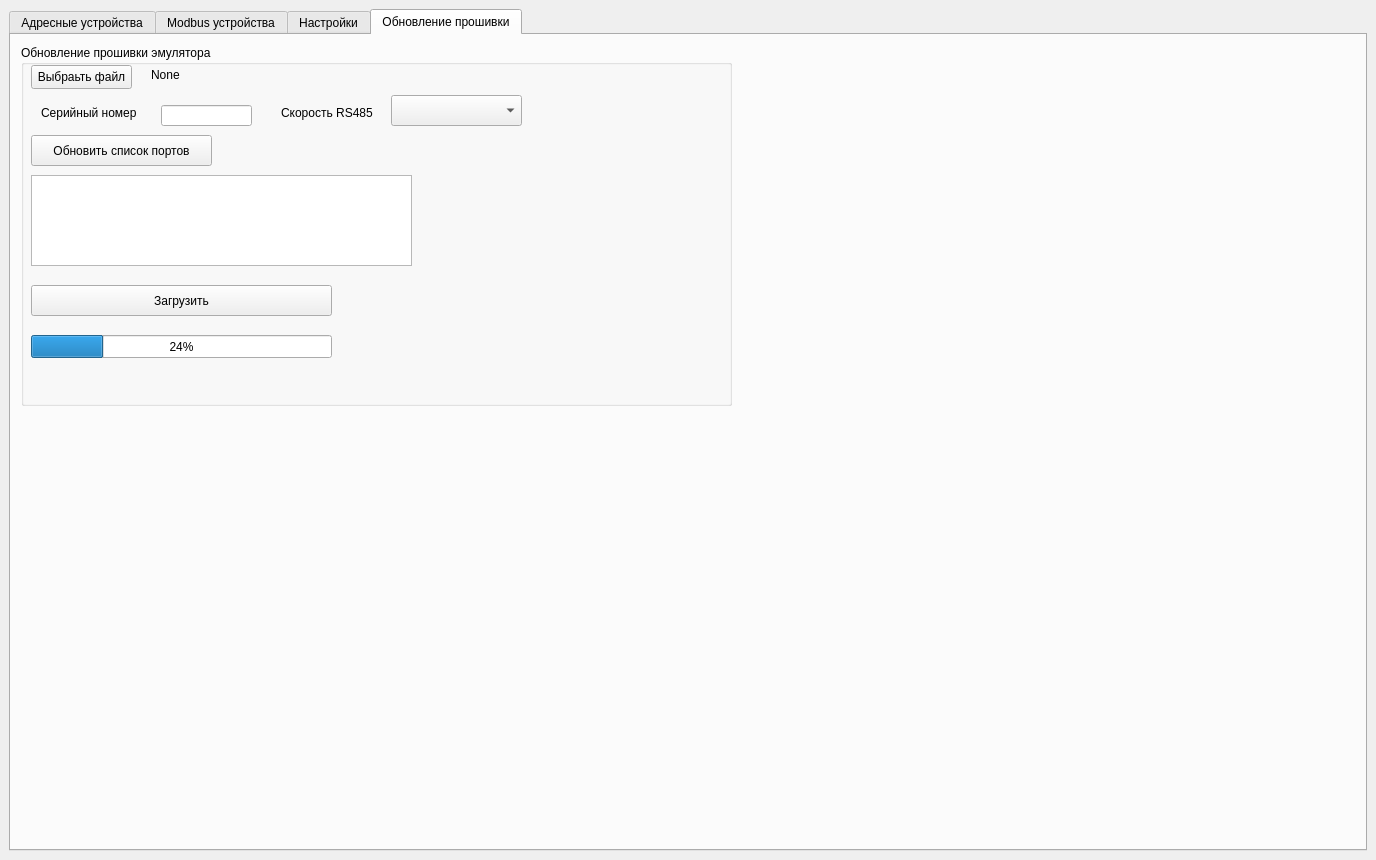
<?xml version="1.0" encoding="UTF-8"?>
<ui version="4.0">
 <class>MainWindow</class>
 <widget class="QMainWindow" name="MainWindow">
  <property name="geometry">
   <rect>
    <x>0</x>
    <y>0</y>
    <width>1376</width>
    <height>860</height>
   </rect>
  </property>
  <property name="windowTitle">
   <string>MainWindow</string>
  </property>
  <property name="styleSheet">
   <string notr="true"/>
  </property>
  <widget class="QWidget" name="centralwidget">
   <layout class="QVBoxLayout" name="verticalLayout_2">
    <item>
     <widget class="QTabWidget" name="tabWidget">
      <property name="enabled">
       <bool>true</bool>
      </property>
      <property name="sizePolicy">
       <sizepolicy hsizetype="Expanding" vsizetype="Expanding">
        <horstretch>0</horstretch>
        <verstretch>0</verstretch>
       </sizepolicy>
      </property>
      <property name="minimumSize">
       <size>
        <width>1271</width>
        <height>800</height>
       </size>
      </property>
      <property name="styleSheet">
       <string notr="true"/>
      </property>
      <property name="tabShape">
       <enum>QTabWidget::TabShape::Rounded</enum>
      </property>
      <property name="currentIndex">
       <number>3</number>
      </property>
      <widget class="QWidget" name="ash_device_tab">
       <attribute name="title">
        <string>Адресные устройства</string>
       </attribute>
       <layout class="QVBoxLayout" name="verticalLayout_3">
        <item>
         <layout class="QHBoxLayout" name="horizontalLayout">
          <property name="spacing">
           <number>6</number>
          </property>
          <property name="sizeConstraint">
           <enum>QLayout::SizeConstraint::SetDefaultConstraint</enum>
          </property>
          <item>
           <widget class="QGroupBox" name="ash_chenge_state_device_groupBox">
            <property name="sizePolicy">
             <sizepolicy hsizetype="Fixed" vsizetype="Fixed">
              <horstretch>0</horstretch>
              <verstretch>0</verstretch>
             </sizepolicy>
            </property>
            <property name="minimumSize">
             <size>
              <width>489</width>
              <height>131</height>
             </size>
            </property>
            <property name="title">
             <string>Cостояния устройства</string>
            </property>
            <widget class="QWidget" name="verticalLayoutWidget">
             <property name="geometry">
              <rect>
               <x>10</x>
               <y>20</y>
               <width>471</width>
               <height>101</height>
              </rect>
             </property>
             <layout class="QVBoxLayout" name="ash_v_layer_state_dev_layout">
              <property name="spacing">
               <number>0</number>
              </property>
              <item>
               <layout class="QHBoxLayout" name="ash_h_top_state_dev_layout">
                <property name="spacing">
                 <number>0</number>
                </property>
               </layout>
              </item>
              <item>
               <layout class="QHBoxLayout" name="ash_h_center_state_dev_layout">
                <property name="spacing">
                 <number>0</number>
                </property>
               </layout>
              </item>
              <item>
               <layout class="QHBoxLayout" name="ash_h_bottom_state_dev_layout">
                <property name="spacing">
                 <number>0</number>
                </property>
               </layout>
              </item>
             </layout>
            </widget>
           </widget>
          </item>
          <item>
           <widget class="QGroupBox" name="groupBox">
            <property name="sizePolicy">
             <sizepolicy hsizetype="Fixed" vsizetype="Fixed">
              <horstretch>0</horstretch>
              <verstretch>0</verstretch>
             </sizepolicy>
            </property>
            <property name="minimumSize">
             <size>
              <width>270</width>
              <height>131</height>
             </size>
            </property>
            <property name="title">
             <string>Инфо.</string>
            </property>
            <widget class="QLabel" name="ash_port_lbl">
             <property name="geometry">
              <rect>
               <x>0</x>
               <y>20</y>
               <width>50</width>
               <height>20</height>
              </rect>
             </property>
             <property name="sizePolicy">
              <sizepolicy hsizetype="Fixed" vsizetype="Fixed">
               <horstretch>0</horstretch>
               <verstretch>0</verstretch>
              </sizepolicy>
             </property>
             <property name="minimumSize">
              <size>
               <width>50</width>
               <height>20</height>
              </size>
             </property>
             <property name="text">
              <string>Порт</string>
             </property>
             <property name="alignment">
              <set>Qt::AlignmentFlag::AlignCenter</set>
             </property>
            </widget>
            <widget class="QLabel" name="ash_port_info_lbl">
             <property name="geometry">
              <rect>
               <x>60</x>
               <y>20</y>
               <width>111</width>
               <height>20</height>
              </rect>
             </property>
             <property name="sizePolicy">
              <sizepolicy hsizetype="Fixed" vsizetype="Fixed">
               <horstretch>0</horstretch>
               <verstretch>0</verstretch>
              </sizepolicy>
             </property>
             <property name="minimumSize">
              <size>
               <width>50</width>
               <height>20</height>
              </size>
             </property>
             <property name="text">
              <string>None</string>
             </property>
            </widget>
            <widget class="QLabel" name="ash_net_dev_lbl">
             <property name="geometry">
              <rect>
               <x>10</x>
               <y>40</y>
               <width>80</width>
               <height>20</height>
              </rect>
             </property>
             <property name="sizePolicy">
              <sizepolicy hsizetype="Fixed" vsizetype="Fixed">
               <horstretch>0</horstretch>
               <verstretch>0</verstretch>
              </sizepolicy>
             </property>
             <property name="minimumSize">
              <size>
               <width>80</width>
               <height>20</height>
              </size>
             </property>
             <property name="text">
              <string>Сетевое уc-во</string>
             </property>
            </widget>
            <widget class="QLabel" name="ash_net_dev_info_lbl">
             <property name="geometry">
              <rect>
               <x>100</x>
               <y>40</y>
               <width>150</width>
               <height>20</height>
              </rect>
             </property>
             <property name="sizePolicy">
              <sizepolicy hsizetype="Fixed" vsizetype="Fixed">
               <horstretch>0</horstretch>
               <verstretch>0</verstretch>
              </sizepolicy>
             </property>
             <property name="minimumSize">
              <size>
               <width>150</width>
               <height>20</height>
              </size>
             </property>
             <property name="text">
              <string>None</string>
             </property>
            </widget>
           </widget>
          </item>
          <item>
           <layout class="QGridLayout" name="_2">
            <property name="sizeConstraint">
             <enum>QLayout::SizeConstraint::SetMinimumSize</enum>
            </property>
           </layout>
          </item>
          <item>
           <widget class="QGroupBox" name="ash_choice_net_dev_groupBox">
            <property name="sizePolicy">
             <sizepolicy hsizetype="Fixed" vsizetype="Fixed">
              <horstretch>0</horstretch>
              <verstretch>0</verstretch>
             </sizepolicy>
            </property>
            <property name="minimumSize">
             <size>
              <width>221</width>
              <height>131</height>
             </size>
            </property>
            <property name="title">
             <string>Сетевой контроллер</string>
            </property>
            <widget class="QListWidget" name="ash_out_net_dev_listWidget">
             <property name="geometry">
              <rect>
               <x>10</x>
               <y>20</y>
               <width>201</width>
               <height>101</height>
              </rect>
             </property>
            </widget>
           </widget>
          </item>
          <item>
           <spacer name="horizontalSpacer">
            <property name="orientation">
             <enum>Qt::Orientation::Horizontal</enum>
            </property>
            <property name="sizeHint" stdset="0">
             <size>
              <width>40</width>
              <height>20</height>
             </size>
            </property>
           </spacer>
          </item>
         </layout>
        </item>
        <item>
         <widget class="QTableWidget" name="ash_devices_tableWidget">
          <property name="minimumSize">
           <size>
            <width>1247</width>
            <height>614</height>
           </size>
          </property>
         </widget>
        </item>
       </layout>
      </widget>
      <widget class="QWidget" name="modbus_device_tab">
       <attribute name="title">
        <string>Modbus устройства</string>
       </attribute>
       <widget class="QTableWidget" name="mb_devices_tableWidget">
        <property name="geometry">
         <rect>
          <x>0</x>
          <y>150</y>
          <width>1351</width>
          <height>671</height>
         </rect>
        </property>
       </widget>
       <widget class="QGroupBox" name="mb_choice_net_dev_groupBox">
        <property name="geometry">
         <rect>
          <x>770</x>
          <y>10</y>
          <width>221</width>
          <height>131</height>
         </rect>
        </property>
        <property name="title">
         <string>Сетевой контроллер</string>
        </property>
        <widget class="QListWidget" name="mb_out_net_dev_listWidget">
         <property name="geometry">
          <rect>
           <x>10</x>
           <y>20</y>
           <width>201</width>
           <height>101</height>
          </rect>
         </property>
        </widget>
       </widget>
       <widget class="QGroupBox" name="mb_chenge_state_device_groupBox">
        <property name="geometry">
         <rect>
          <x>10</x>
          <y>10</y>
          <width>489</width>
          <height>131</height>
         </rect>
        </property>
        <property name="title">
         <string>Состояния устройства</string>
        </property>
        <widget class="QWidget" name="verticalLayoutWidget_2">
         <property name="geometry">
          <rect>
           <x>10</x>
           <y>20</y>
           <width>471</width>
           <height>101</height>
          </rect>
         </property>
         <layout class="QVBoxLayout" name="v_layer_state_dev_layout_2">
          <property name="spacing">
           <number>0</number>
          </property>
          <item>
           <layout class="QHBoxLayout" name="mb_h_top_state_dev_layout"/>
          </item>
          <item>
           <layout class="QHBoxLayout" name="mb_h_center_state_dev_layout"/>
          </item>
          <item>
           <layout class="QHBoxLayout" name="mb_h_bottom_state_dev_layout"/>
          </item>
         </layout>
        </widget>
       </widget>
       <widget class="QWidget" name="layoutWidget">
        <property name="geometry">
         <rect>
          <x>630</x>
          <y>110</y>
          <width>2</width>
          <height>2</height>
         </rect>
        </property>
        <layout class="QHBoxLayout" name="ash_h_bottom_state_dev_layout_3">
         <property name="spacing">
          <number>0</number>
         </property>
        </layout>
       </widget>
       <widget class="QGroupBox" name="mb_info_groupBox">
        <property name="geometry">
         <rect>
          <x>510</x>
          <y>10</y>
          <width>251</width>
          <height>131</height>
         </rect>
        </property>
        <property name="title">
         <string>Инфо.</string>
        </property>
        <widget class="QLabel" name="mb_port_lbl">
         <property name="geometry">
          <rect>
           <x>10</x>
           <y>20</y>
           <width>49</width>
           <height>16</height>
          </rect>
         </property>
         <property name="text">
          <string>Порт</string>
         </property>
        </widget>
        <widget class="QLabel" name="mb_port_info_lbl">
         <property name="geometry">
          <rect>
           <x>70</x>
           <y>20</y>
           <width>71</width>
           <height>16</height>
          </rect>
         </property>
         <property name="text">
          <string>None</string>
         </property>
        </widget>
        <widget class="QLabel" name="mb_net_dev_lbl">
         <property name="geometry">
          <rect>
           <x>10</x>
           <y>40</y>
           <width>91</width>
           <height>16</height>
          </rect>
         </property>
         <property name="text">
          <string>Сетевое ус-во</string>
         </property>
        </widget>
        <widget class="QLabel" name="mb_net_dev_info_lbl">
         <property name="geometry">
          <rect>
           <x>110</x>
           <y>40</y>
           <width>131</width>
           <height>16</height>
          </rect>
         </property>
         <property name="text">
          <string>None</string>
         </property>
        </widget>
       </widget>
      </widget>
      <widget class="QWidget" name="settings_tab">
       <attribute name="title">
        <string>Настройки</string>
       </attribute>
       <widget class="QGroupBox" name="port_and_ne_dev_groupBox">
        <property name="geometry">
         <rect>
          <x>20</x>
          <y>370</y>
          <width>361</width>
          <height>401</height>
         </rect>
        </property>
        <property name="sizePolicy">
         <sizepolicy hsizetype="Fixed" vsizetype="Fixed">
          <horstretch>0</horstretch>
          <verstretch>0</verstretch>
         </sizepolicy>
        </property>
        <property name="styleSheet">
         <string notr="true"/>
        </property>
        <property name="title">
         <string>Port -&gt; Net Device</string>
        </property>
        <widget class="QTableWidget" name="port_and_net_dev_tableWidget">
         <property name="geometry">
          <rect>
           <x>20</x>
           <y>70</y>
           <width>331</width>
           <height>321</height>
          </rect>
         </property>
         <property name="styleSheet">
          <string notr="true">QHeaderView::section:horizontal {
    color: #fff;
    background-color: rgb(0, 85, 127);
 }
QTableWidget {
	background-color: rgb(0, 0, 127);
	color: rgb(85, 255, 0);
	font: 63 8pt &quot;Yu Gothic UI Semibold&quot;;
}
</string>
         </property>
        </widget>
        <widget class="QPushButton" name="start_emulator_btn">
         <property name="geometry">
          <rect>
           <x>20</x>
           <y>30</y>
           <width>151</width>
           <height>23</height>
          </rect>
         </property>
         <property name="styleSheet">
          <string notr="true"/>
         </property>
         <property name="text">
          <string>Запустить эмулятор</string>
         </property>
        </widget>
        <widget class="QPushButton" name="delete_line_btn">
         <property name="geometry">
          <rect>
           <x>184</x>
           <y>30</y>
           <width>101</width>
           <height>23</height>
          </rect>
         </property>
         <property name="styleSheet">
          <string notr="true"/>
         </property>
         <property name="text">
          <string>Удалить запись</string>
         </property>
        </widget>
       </widget>
       <widget class="QGroupBox" name="ports_groupBox">
        <property name="geometry">
         <rect>
          <x>390</x>
          <y>370</y>
          <width>251</width>
          <height>401</height>
         </rect>
        </property>
        <property name="sizePolicy">
         <sizepolicy hsizetype="Fixed" vsizetype="Fixed">
          <horstretch>0</horstretch>
          <verstretch>0</verstretch>
         </sizepolicy>
        </property>
        <property name="styleSheet">
         <string notr="true"/>
        </property>
        <property name="title">
         <string>Порты</string>
        </property>
        <widget class="QListWidget" name="ports_listWidget">
         <property name="geometry">
          <rect>
           <x>10</x>
           <y>60</y>
           <width>231</width>
           <height>331</height>
          </rect>
         </property>
         <property name="styleSheet">
          <string notr="true"/>
         </property>
        </widget>
        <widget class="QPushButton" name="get_ports_btn">
         <property name="geometry">
          <rect>
           <x>10</x>
           <y>20</y>
           <width>141</width>
           <height>23</height>
          </rect>
         </property>
         <property name="styleSheet">
          <string notr="true"/>
         </property>
         <property name="text">
          <string>Получить список портов</string>
         </property>
        </widget>
       </widget>
       <widget class="QGroupBox" name="net_dev_groupBox">
        <property name="geometry">
         <rect>
          <x>650</x>
          <y>370</y>
          <width>241</width>
          <height>401</height>
         </rect>
        </property>
        <property name="sizePolicy">
         <sizepolicy hsizetype="Fixed" vsizetype="Fixed">
          <horstretch>0</horstretch>
          <verstretch>0</verstretch>
         </sizepolicy>
        </property>
        <property name="styleSheet">
         <string notr="true"/>
        </property>
        <property name="title">
         <string>Сетевое устройство</string>
        </property>
        <widget class="QListWidget" name="net_dev_listWidget">
         <property name="geometry">
          <rect>
           <x>10</x>
           <y>60</y>
           <width>221</width>
           <height>331</height>
          </rect>
         </property>
         <property name="styleSheet">
          <string notr="true"/>
         </property>
        </widget>
        <widget class="QPushButton" name="get_net_dev_btn">
         <property name="geometry">
          <rect>
           <x>10</x>
           <y>20</y>
           <width>221</width>
           <height>23</height>
          </rect>
         </property>
         <property name="styleSheet">
          <string notr="true"/>
         </property>
         <property name="text">
          <string>Получить список сетевых устройств</string>
         </property>
        </widget>
       </widget>
       <widget class="QGroupBox" name="groupBox_2">
        <property name="geometry">
         <rect>
          <x>20</x>
          <y>10</y>
          <width>261</width>
          <height>311</height>
         </rect>
        </property>
        <property name="sizePolicy">
         <sizepolicy hsizetype="Fixed" vsizetype="Fixed">
          <horstretch>0</horstretch>
          <verstretch>0</verstretch>
         </sizepolicy>
        </property>
        <property name="minimumSize">
         <size>
          <width>261</width>
          <height>311</height>
         </size>
        </property>
        <property name="styleSheet">
         <string notr="true"/>
        </property>
        <property name="title">
         <string>Параметры подключения к базе данных</string>
        </property>
        <widget class="QLabel" name="port_db_lbl">
         <property name="geometry">
          <rect>
           <x>10</x>
           <y>60</y>
           <width>47</width>
           <height>16</height>
          </rect>
         </property>
         <property name="styleSheet">
          <string notr="true"/>
         </property>
         <property name="text">
          <string>Port</string>
         </property>
        </widget>
        <widget class="QLabel" name="host_db_lbl">
         <property name="geometry">
          <rect>
           <x>10</x>
           <y>30</y>
           <width>47</width>
           <height>14</height>
          </rect>
         </property>
         <property name="styleSheet">
          <string notr="true"/>
         </property>
         <property name="text">
          <string>Host</string>
         </property>
        </widget>
        <widget class="QLabel" name="user_db_lbl">
         <property name="geometry">
          <rect>
           <x>10</x>
           <y>90</y>
           <width>51</width>
           <height>16</height>
          </rect>
         </property>
         <property name="styleSheet">
          <string notr="true"/>
         </property>
         <property name="text">
          <string>User</string>
         </property>
        </widget>
        <widget class="QLabel" name="pass_db_lbl">
         <property name="geometry">
          <rect>
           <x>10</x>
           <y>120</y>
           <width>61</width>
           <height>16</height>
          </rect>
         </property>
         <property name="styleSheet">
          <string notr="true"/>
         </property>
         <property name="text">
          <string>Password</string>
         </property>
        </widget>
        <widget class="QLabel" name="name_db_lbl">
         <property name="geometry">
          <rect>
           <x>10</x>
           <y>150</y>
           <width>61</width>
           <height>16</height>
          </rect>
         </property>
         <property name="styleSheet">
          <string notr="true"/>
         </property>
         <property name="text">
          <string>Name DB</string>
         </property>
        </widget>
        <widget class="QLineEdit" name="host_db_lineEdit">
         <property name="geometry">
          <rect>
           <x>110</x>
           <y>30</y>
           <width>141</width>
           <height>20</height>
          </rect>
         </property>
         <property name="toolTip">
          <string>&lt;html&gt;&lt;head/&gt;&lt;body&gt;&lt;p&gt;Адрес (IP4) подключения к БД&lt;/p&gt;&lt;/body&gt;&lt;/html&gt;</string>
         </property>
         <property name="styleSheet">
          <string notr="true"/>
         </property>
         <property name="inputMask">
          <string>000\.000\.000\.000</string>
         </property>
         <property name="text">
          <string>...</string>
         </property>
        </widget>
        <widget class="QLineEdit" name="port_db_lineEdit">
         <property name="geometry">
          <rect>
           <x>110</x>
           <y>60</y>
           <width>141</width>
           <height>20</height>
          </rect>
         </property>
         <property name="toolTip">
          <string>&lt;html&gt;&lt;head/&gt;&lt;body&gt;&lt;p&gt;Номер порта должен быть в диапазоне &lt;span style=&quot; font-family:'JetBrains Mono','monospace'; font-size:10pt; font-weight:600; font-style:italic; color:#ff0000;&quot;&gt;1024-49151&lt;/span&gt;&lt;/p&gt;&lt;/body&gt;&lt;/html&gt;</string>
         </property>
         <property name="styleSheet">
          <string notr="true"/>
         </property>
         <property name="inputMask">
          <string>00009</string>
         </property>
         <property name="text">
          <string/>
         </property>
        </widget>
        <widget class="QLineEdit" name="user_db_lineEdit">
         <property name="geometry">
          <rect>
           <x>110</x>
           <y>90</y>
           <width>141</width>
           <height>20</height>
          </rect>
         </property>
         <property name="toolTip">
          <string>&lt;html&gt;&lt;head/&gt;&lt;body&gt;&lt;p&gt;Логин базы данных&lt;/p&gt;&lt;/body&gt;&lt;/html&gt;</string>
         </property>
         <property name="styleSheet">
          <string notr="true"/>
         </property>
         <property name="text">
          <string/>
         </property>
        </widget>
        <widget class="QLineEdit" name="pass_db_lineEdit">
         <property name="geometry">
          <rect>
           <x>110</x>
           <y>120</y>
           <width>141</width>
           <height>20</height>
          </rect>
         </property>
         <property name="toolTip">
          <string>&lt;html&gt;&lt;head/&gt;&lt;body&gt;&lt;p&gt;Пароль базы данных&lt;/p&gt;&lt;/body&gt;&lt;/html&gt;</string>
         </property>
         <property name="styleSheet">
          <string notr="true"/>
         </property>
         <property name="text">
          <string/>
         </property>
        </widget>
        <widget class="QLineEdit" name="name_db_lineEdit">
         <property name="geometry">
          <rect>
           <x>110</x>
           <y>150</y>
           <width>141</width>
           <height>20</height>
          </rect>
         </property>
         <property name="toolTip">
          <string>&lt;html&gt;&lt;head/&gt;&lt;body&gt;&lt;p&gt;Имя базы данных&lt;/p&gt;&lt;/body&gt;&lt;/html&gt;</string>
         </property>
         <property name="styleSheet">
          <string notr="true"/>
         </property>
         <property name="text">
          <string/>
         </property>
        </widget>
        <widget class="QPushButton" name="save_db_btn">
         <property name="geometry">
          <rect>
           <x>10</x>
           <y>260</y>
           <width>75</width>
           <height>23</height>
          </rect>
         </property>
         <property name="toolTip">
          <string>&lt;html&gt;&lt;head/&gt;&lt;body&gt;&lt;p&gt;Сохранение настроек для дальнейшей работы &lt;/p&gt;&lt;/body&gt;&lt;/html&gt;</string>
         </property>
         <property name="styleSheet">
          <string notr="true"/>
         </property>
         <property name="text">
          <string>Save</string>
         </property>
        </widget>
        <widget class="QPushButton" name="check_db_btn">
         <property name="geometry">
          <rect>
           <x>10</x>
           <y>200</y>
           <width>241</width>
           <height>31</height>
          </rect>
         </property>
         <property name="toolTip">
          <string>&lt;html&gt;&lt;head/&gt;&lt;body&gt;&lt;p&gt;Проверка подключения к базе данных&lt;/p&gt;&lt;/body&gt;&lt;/html&gt;</string>
         </property>
         <property name="styleSheet">
          <string notr="true"/>
         </property>
         <property name="text">
          <string>Проверить настройки подключения</string>
         </property>
        </widget>
       </widget>
       <widget class="QPushButton" name="join_btn">
        <property name="geometry">
         <rect>
          <x>400</x>
          <y>320</y>
          <width>151</width>
          <height>23</height>
         </rect>
        </property>
        <property name="styleSheet">
         <string notr="true"/>
        </property>
        <property name="text">
         <string>Объединить</string>
        </property>
       </widget>
       <widget class="QLineEdit" name="sn_emulator_lineEdit">
        <property name="geometry">
         <rect>
          <x>770</x>
          <y>320</y>
          <width>113</width>
          <height>20</height>
         </rect>
        </property>
       </widget>
       <widget class="QLabel" name="label">
        <property name="geometry">
         <rect>
          <x>660</x>
          <y>320</y>
          <width>81</width>
          <height>21</height>
         </rect>
        </property>
        <property name="text">
         <string>SN эмулятора</string>
        </property>
       </widget>
      </widget>
      <widget class="QWidget" name="update_firmware_tabWidget">
       <attribute name="title">
        <string>Обновление прошивки</string>
       </attribute>
       <widget class="QGroupBox" name="groupBox_3">
        <property name="geometry">
         <rect>
          <x>10</x>
          <y>10</y>
          <width>711</width>
          <height>361</height>
         </rect>
        </property>
        <property name="title">
         <string>Обновление прошивки эмулятора</string>
        </property>
        <widget class="QPushButton" name="update_firmware_btn">
         <property name="geometry">
          <rect>
           <x>10</x>
           <y>240</y>
           <width>301</width>
           <height>31</height>
          </rect>
         </property>
         <property name="toolTip">
          <string>&lt;html&gt;&lt;head/&gt;&lt;body&gt;&lt;p&gt;Запуск процесса загрузки прошивки.&lt;/p&gt;&lt;p&gt;Внимание!&lt;/p&gt;&lt;p&gt;После установки новой прошивки скорость работы эмулятора может изменится!&lt;/p&gt;&lt;/body&gt;&lt;/html&gt;</string>
         </property>
         <property name="text">
          <string>Загрузить</string>
         </property>
        </widget>
        <widget class="QProgressBar" name="loading_progressBar">
         <property name="geometry">
          <rect>
           <x>10</x>
           <y>290</y>
           <width>301</width>
           <height>23</height>
          </rect>
         </property>
         <property name="value">
          <number>24</number>
         </property>
        </widget>
        <widget class="QLineEdit" name="sn_skau_lineEdit">
         <property name="geometry">
          <rect>
           <x>140</x>
           <y>60</y>
           <width>91</width>
           <height>21</height>
          </rect>
         </property>
         <property name="toolTip">
          <string>&lt;html&gt;&lt;head/&gt;&lt;body&gt;&lt;p&gt;Серийный номер эмулятора.&lt;/p&gt;&lt;p&gt;Не изменяется при обновлении прошивки&lt;/p&gt;&lt;/body&gt;&lt;/html&gt;</string>
         </property>
        </widget>
        <widget class="QLabel" name="sn_emul_lbl_fw">
         <property name="geometry">
          <rect>
           <x>20</x>
           <y>60</y>
           <width>111</width>
           <height>16</height>
          </rect>
         </property>
         <property name="text">
          <string>Серийный номер</string>
         </property>
        </widget>
        <widget class="QListWidget" name="port_loading_listWidget">
         <property name="geometry">
          <rect>
           <x>10</x>
           <y>130</y>
           <width>381</width>
           <height>91</height>
          </rect>
         </property>
        </widget>
        <widget class="QPushButton" name="file_selection_btn">
         <property name="geometry">
          <rect>
           <x>10</x>
           <y>20</y>
           <width>101</width>
           <height>24</height>
          </rect>
         </property>
         <property name="toolTip">
          <string>&lt;html&gt;&lt;head/&gt;&lt;body&gt;&lt;p&gt;Расположение файла с прошивкой.&lt;/p&gt;&lt;/body&gt;&lt;/html&gt;</string>
         </property>
         <property name="text">
          <string>Выбраьть файл</string>
         </property>
        </widget>
        <widget class="QPushButton" name="port_emul_btn">
         <property name="geometry">
          <rect>
           <x>10</x>
           <y>90</y>
           <width>181</width>
           <height>31</height>
          </rect>
         </property>
         <property name="toolTip">
          <string>&lt;html&gt;&lt;head/&gt;&lt;body&gt;&lt;p&gt;Вывести список COM портов.&lt;/p&gt;&lt;/body&gt;&lt;/html&gt;</string>
         </property>
         <property name="text">
          <string>Обновить список портов</string>
         </property>
        </widget>
        <widget class="QLabel" name="path_info_lbl">
         <property name="geometry">
          <rect>
           <x>130</x>
           <y>20</y>
           <width>561</width>
           <height>20</height>
          </rect>
         </property>
         <property name="text">
          <string>None</string>
         </property>
        </widget>
        <widget class="QLabel" name="speed_484_lbl_fw">
         <property name="geometry">
          <rect>
           <x>260</x>
           <y>60</y>
           <width>101</width>
           <height>16</height>
          </rect>
         </property>
         <property name="text">
          <string>Скорость RS485</string>
         </property>
        </widget>
        <widget class="QComboBox" name="speed_485_comboBox">
         <property name="geometry">
          <rect>
           <x>370</x>
           <y>50</y>
           <width>131</width>
           <height>31</height>
          </rect>
         </property>
         <property name="toolTip">
          <string>&lt;html&gt;&lt;head/&gt;&lt;body&gt;&lt;p&gt;Выбор скорости RS-485 эмулятора.&lt;/p&gt;&lt;p&gt;После перепрошивки скорость может изменится!&lt;/p&gt;&lt;/body&gt;&lt;/html&gt;</string>
         </property>
        </widget>
       </widget>
      </widget>
     </widget>
    </item>
   </layout>
  </widget>
 </widget>
 <resources/>
 <connections/>
</ui>
